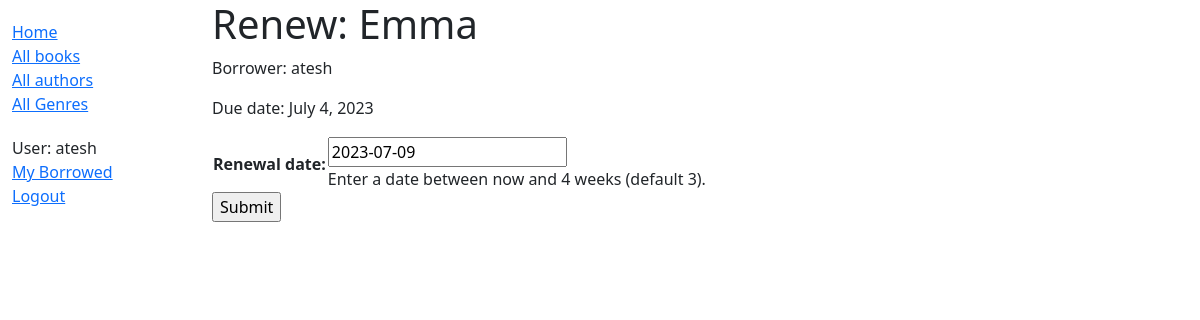
The page /catalog/book/eb3b2252-9ce9-4250-a625-456d359d86a8/renew/ (signed in) on the database as committed earlier.
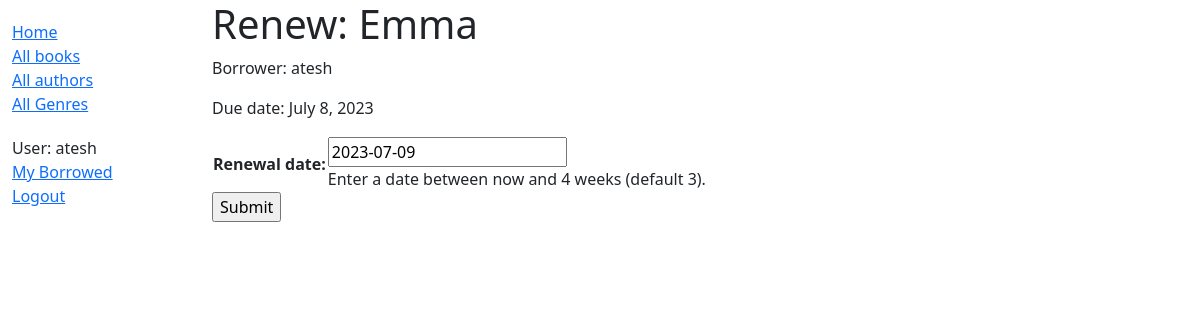
The same page on the database as committed later.
### catalog/models.py (models this page shows, shortened)
class BookInstance(models.Model):
    id = models.UUIDField(primary_key=True, default=uuid.uuid4, help_text='Unique ID for this particular book across whole library') #uuid.uuid4 generates a unique id for the book instance
    book = models.ForeignKey('Book', on_delete=models.SET_NULL, null=True)
    imprint = models.CharField(max_length=200)
    due_back = models.DateField(null=True, blank=True)
    LOAN_STATUS = ( #tuple of tuples
        ('m', 'Maintenance'), #first element is the value stored in the db, second element is the human-readable name
        ('o', 'On loan'),
        ('a', 'Available'),
        ('r', 'Reserved'),
    )
    status = models.CharField( #status field is a character field that only allows the values in the LOAN_STATUS tuple
        max_length=1,
        choices=LOAN_STATUS,
        blank=True,
        default='m',
        help_text='Book availability',
    )
    borrower = models.ForeignKey(User, on_delete=models.SET_NULL, null=True, blank=True)
    @property
    def is_overdue(self):
        return bool(self.due_back and date.today() > self.due_back)
    class Meta:
        ordering = ['due_back']
        permissions = (("can_mark_returned", "Set book as returned"),)

### catalog/views.py (the view)
# urls.py: path('book/<uuid:pk>/renew/', views.renew_book_librarian, name='renew-book-librarian')
@login_required
@permission_required('catalog.can_mark_returned', raise_exception=True)
def renew_book_librarian(request, pk):
    book_instance = get_object_or_404(BookInstance, pk=pk)
    if request.method == 'POST':
        form =RenewBookForm(request.POST)
        if form.is_valid():
            book_instance.due_back = form.cleaned_data['renewal_date']
            book_instance.save()
            return HttpResponseRedirect(reverse('all-borrowed'))
    else:
        proposed_renewal_date = datetime.date.today() + datetime.timedelta(weeks=3)
        form = RenewBookForm(initial={'renewal_date': proposed_renewal_date})
    context = {
        'form': form,
        'book_instance': book_instance,
    }
    return render(request, 'catalog/book_renew_librarian.html', context)

### catalog/forms.py (shortened to what this page needs)
class RenewBookForm(forms.Form):
    renewal_date = forms.DateField(help_text='Enter a date between now and 4 weeks (default 3).')

### catalog/templates/catalog/book_renew_librarian.html (shortened to what this page needs)
{% extends "base_generic.html" %}
{% block content %}
    <h1>Renew: {{book_instance.book.title}}</h1>
    <p>Borrower: {{book_instance.borrower}}</p>
    <p{% if book_instance.is_overdue %} class="text-danger"{% endif %}>Due date: {{book_instance.due_back}}</p>
    <form action="" method="post">
        <table>
        {{ form.as_table }}
        </table>
        <input type="submit" value="Submit">
    </form>
{% endblock %}

Rows that differ between the two databases and show on the page:
changed BookInstance "atesh": due_back "July 4, 2023" → "July 8, 2023"
